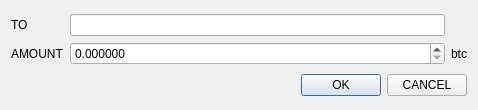
<?xml version="1.0" encoding="UTF-8"?>
<ui version="4.0">
 <class>sendbitcoin</class>
 <widget class="QDialog" name="sendbitcoin">
  <property name="geometry">
   <rect>
    <x>0</x>
    <y>0</y>
    <width>478</width>
    <height>110</height>
   </rect>
  </property>
  <property name="windowTitle">
   <string>Send Bitcoin</string>
  </property>
  <layout class="QGridLayout" name="gridLayout_3">
   <item row="0" column="0">
    <layout class="QGridLayout" name="gridLayout_2">
     <item row="0" column="0">
      <widget class="QLabel" name="label">
       <property name="text">
        <string>TO</string>
       </property>
      </widget>
     </item>
     <item row="0" column="1">
      <widget class="QLineEdit" name="lineEdit"/>
     </item>
     <item row="1" column="0">
      <widget class="QLabel" name="label_4">
       <property name="text">
        <string>AMOUNT</string>
       </property>
      </widget>
     </item>
     <item row="1" column="1">
      <widget class="QDoubleSpinBox" name="doubleSpinBox">
       <property name="decimals">
        <number>6</number>
       </property>
       <property name="singleStep">
        <double>0.001000000000000</double>
       </property>
      </widget>
     </item>
     <item row="1" column="2">
      <widget class="QLabel" name="label_3">
       <property name="text">
        <string>btc</string>
       </property>
      </widget>
     </item>
    </layout>
   </item>
   <item row="1" column="0">
    <layout class="QGridLayout" name="gridLayout">
     <item row="0" column="1">
      <widget class="QPushButton" name="ok_pushButton">
       <property name="text">
        <string>OK</string>
       </property>
      </widget>
     </item>
     <item row="0" column="2">
      <widget class="QPushButton" name="cancel_pushButton">
       <property name="text">
        <string>CANCEL</string>
       </property>
      </widget>
     </item>
     <item row="0" column="0">
      <spacer name="horizontalSpacer">
       <property name="orientation">
        <enum>Qt::Horizontal</enum>
       </property>
       <property name="sizeHint" stdset="0">
        <size>
         <width>40</width>
         <height>20</height>
        </size>
       </property>
      </spacer>
     </item>
    </layout>
   </item>
  </layout>
 </widget>
 <resources/>
 <connections/>
</ui>
